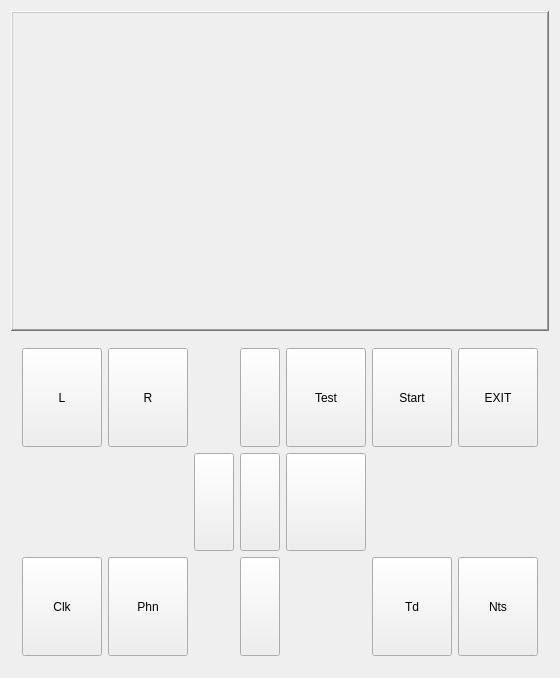
<?xml version="1.0" encoding="UTF-8"?>
<ui version="4.0">
 <class>MainWindow</class>
 <widget class="QMainWindow" name="MainWindow">
  <property name="geometry">
   <rect>
    <x>0</x>
    <y>0</y>
    <width>525</width>
    <height>678</height>
   </rect>
  </property>
  <property name="sizePolicy">
   <sizepolicy hsizetype="MinimumExpanding" vsizetype="MinimumExpanding">
    <horstretch>0</horstretch>
    <verstretch>0</verstretch>
   </sizepolicy>
  </property>
  <property name="windowTitle">
   <string>MainWindow</string>
  </property>
  <widget class="QWidget" name="centralWidget">
   <property name="sizePolicy">
    <sizepolicy hsizetype="Preferred" vsizetype="Preferred">
     <horstretch>0</horstretch>
     <verstretch>0</verstretch>
    </sizepolicy>
   </property>
   <layout class="QGridLayout" name="gridLayout_4">
    <item row="0" column="0">
     <widget class="TouchScreen" name="display">
      <property name="sizePolicy">
       <sizepolicy hsizetype="Preferred" vsizetype="Preferred">
        <horstretch>0</horstretch>
        <verstretch>0</verstretch>
       </sizepolicy>
      </property>
      <property name="minimumSize">
       <size>
        <width>320</width>
        <height>320</height>
       </size>
      </property>
      <property name="sizeIncrement">
       <size>
        <width>0</width>
        <height>0</height>
       </size>
      </property>
      <property name="cursor">
       <cursorShape>CrossCursor</cursorShape>
      </property>
      <property name="frameShape">
       <enum>QFrame::WinPanel</enum>
      </property>
      <property name="frameShadow">
       <enum>QFrame::Raised</enum>
      </property>
      <property name="lineWidth">
       <number>1</number>
      </property>
      <property name="text">
       <string/>
      </property>
      <property name="scaledContents">
       <bool>false</bool>
      </property>
      <property name="alignment">
       <set>Qt::AlignCenter</set>
      </property>
     </widget>
    </item>
    <item row="1" column="0">
     <widget class="QStackedWidget" name="controlpanel">
      <property name="sizePolicy">
       <sizepolicy hsizetype="MinimumExpanding" vsizetype="MinimumExpanding">
        <horstretch>0</horstretch>
        <verstretch>0</verstretch>
       </sizepolicy>
      </property>
      <property name="minimumSize">
       <size>
        <width>0</width>
        <height>0</height>
       </size>
      </property>
      <property name="currentIndex">
       <number>0</number>
      </property>
      <widget class="QWidget" name="buttons">
       <layout class="QGridLayout" name="gridLayout">
        <item row="2" column="8">
         <widget class="QPushButton" name="todo">
          <property name="sizePolicy">
           <sizepolicy hsizetype="MinimumExpanding" vsizetype="MinimumExpanding">
            <horstretch>0</horstretch>
            <verstretch>0</verstretch>
           </sizepolicy>
          </property>
          <property name="minimumSize">
           <size>
            <width>0</width>
            <height>0</height>
           </size>
          </property>
          <property name="sizeIncrement">
           <size>
            <width>0</width>
            <height>0</height>
           </size>
          </property>
          <property name="text">
           <string>Td</string>
          </property>
          <property name="iconSize">
           <size>
            <width>30</width>
            <height>30</height>
           </size>
          </property>
          <property name="autoDefault">
           <bool>false</bool>
          </property>
          <property name="default">
           <bool>false</bool>
          </property>
          <property name="flat">
           <bool>false</bool>
          </property>
         </widget>
        </item>
        <item row="2" column="1">
         <widget class="QPushButton" name="phone">
          <property name="sizePolicy">
           <sizepolicy hsizetype="MinimumExpanding" vsizetype="MinimumExpanding">
            <horstretch>0</horstretch>
            <verstretch>0</verstretch>
           </sizepolicy>
          </property>
          <property name="text">
           <string>Phn</string>
          </property>
          <property name="iconSize">
           <size>
            <width>30</width>
            <height>30</height>
           </size>
          </property>
         </widget>
        </item>
        <item row="0" column="0">
         <widget class="QPushButton" name="mainleft">
          <property name="sizePolicy">
           <sizepolicy hsizetype="MinimumExpanding" vsizetype="MinimumExpanding">
            <horstretch>0</horstretch>
            <verstretch>0</verstretch>
           </sizepolicy>
          </property>
          <property name="text">
           <string>L</string>
          </property>
         </widget>
        </item>
        <item row="2" column="5">
         <widget class="QPushButton" name="down">
          <property name="sizePolicy">
           <sizepolicy hsizetype="MinimumExpanding" vsizetype="MinimumExpanding">
            <horstretch>0</horstretch>
            <verstretch>0</verstretch>
           </sizepolicy>
          </property>
          <property name="text">
           <string/>
          </property>
         </widget>
        </item>
        <item row="0" column="6">
         <widget class="QPushButton" name="runtest">
          <property name="sizePolicy">
           <sizepolicy hsizetype="MinimumExpanding" vsizetype="MinimumExpanding">
            <horstretch>0</horstretch>
            <verstretch>0</verstretch>
           </sizepolicy>
          </property>
          <property name="text">
           <string>Test</string>
          </property>
         </widget>
        </item>
        <item row="2" column="0">
         <widget class="QPushButton" name="clock">
          <property name="sizePolicy">
           <sizepolicy hsizetype="MinimumExpanding" vsizetype="MinimumExpanding">
            <horstretch>0</horstretch>
            <verstretch>0</verstretch>
           </sizepolicy>
          </property>
          <property name="text">
           <string>Clk</string>
          </property>
          <property name="iconSize">
           <size>
            <width>30</width>
            <height>30</height>
           </size>
          </property>
         </widget>
        </item>
        <item row="0" column="1">
         <widget class="QPushButton" name="mainright">
          <property name="sizePolicy">
           <sizepolicy hsizetype="MinimumExpanding" vsizetype="MinimumExpanding">
            <horstretch>0</horstretch>
            <verstretch>0</verstretch>
           </sizepolicy>
          </property>
          <property name="text">
           <string>R</string>
          </property>
         </widget>
        </item>
        <item row="1" column="6">
         <widget class="QPushButton" name="right">
          <property name="sizePolicy">
           <sizepolicy hsizetype="MinimumExpanding" vsizetype="MinimumExpanding">
            <horstretch>0</horstretch>
            <verstretch>0</verstretch>
           </sizepolicy>
          </property>
          <property name="text">
           <string/>
          </property>
         </widget>
        </item>
        <item row="0" column="5">
         <widget class="QPushButton" name="up">
          <property name="sizePolicy">
           <sizepolicy hsizetype="MinimumExpanding" vsizetype="MinimumExpanding">
            <horstretch>0</horstretch>
            <verstretch>0</verstretch>
           </sizepolicy>
          </property>
          <property name="text">
           <string/>
          </property>
         </widget>
        </item>
        <item row="0" column="8">
         <widget class="QPushButton" name="controlemulator">
          <property name="sizePolicy">
           <sizepolicy hsizetype="MinimumExpanding" vsizetype="MinimumExpanding">
            <horstretch>0</horstretch>
            <verstretch>0</verstretch>
           </sizepolicy>
          </property>
          <property name="text">
           <string>Start</string>
          </property>
         </widget>
        </item>
        <item row="1" column="5">
         <widget class="QPushButton" name="center">
          <property name="sizePolicy">
           <sizepolicy hsizetype="MinimumExpanding" vsizetype="MinimumExpanding">
            <horstretch>0</horstretch>
            <verstretch>0</verstretch>
           </sizepolicy>
          </property>
          <property name="text">
           <string/>
          </property>
         </widget>
        </item>
        <item row="2" column="9">
         <widget class="QPushButton" name="notes">
          <property name="sizePolicy">
           <sizepolicy hsizetype="MinimumExpanding" vsizetype="MinimumExpanding">
            <horstretch>0</horstretch>
            <verstretch>0</verstretch>
           </sizepolicy>
          </property>
          <property name="text">
           <string>Nts</string>
          </property>
          <property name="iconSize">
           <size>
            <width>30</width>
            <height>30</height>
           </size>
          </property>
         </widget>
        </item>
        <item row="1" column="4">
         <widget class="QPushButton" name="left">
          <property name="sizePolicy">
           <sizepolicy hsizetype="MinimumExpanding" vsizetype="MinimumExpanding">
            <horstretch>0</horstretch>
            <verstretch>0</verstretch>
           </sizepolicy>
          </property>
          <property name="text">
           <string/>
          </property>
         </widget>
        </item>
        <item row="0" column="9">
         <widget class="QPushButton" name="exitemulator">
          <property name="sizePolicy">
           <sizepolicy hsizetype="MinimumExpanding" vsizetype="MinimumExpanding">
            <horstretch>0</horstretch>
            <verstretch>0</verstretch>
           </sizepolicy>
          </property>
          <property name="text">
           <string>EXIT</string>
          </property>
         </widget>
        </item>
       </layout>
      </widget>
      <widget class="QWidget" name="misc">
       <layout class="QGridLayout" name="gridLayout_2">
        <item row="0" column="0" colspan="2">
         <widget class="QPushButton" name="keyboard">
          <property name="sizePolicy">
           <sizepolicy hsizetype="MinimumExpanding" vsizetype="MinimumExpanding">
            <horstretch>0</horstretch>
            <verstretch>0</verstretch>
           </sizepolicy>
          </property>
          <property name="text">
           <string>Show Keyboard For Mobile</string>
          </property>
         </widget>
        </item>
        <item row="1" column="0" colspan="2">
         <widget class="QPushButton" name="install">
          <property name="sizePolicy">
           <sizepolicy hsizetype="MinimumExpanding" vsizetype="MinimumExpanding">
            <horstretch>0</horstretch>
            <verstretch>0</verstretch>
           </sizepolicy>
          </property>
          <property name="text">
           <string>Install App or Database</string>
          </property>
         </widget>
        </item>
        <item row="4" column="0" colspan="2">
         <widget class="QPushButton" name="settings">
          <property name="sizePolicy">
           <sizepolicy hsizetype="MinimumExpanding" vsizetype="MinimumExpanding">
            <horstretch>0</horstretch>
            <verstretch>0</verstretch>
           </sizepolicy>
          </property>
          <property name="text">
           <string>Settings</string>
          </property>
         </widget>
        </item>
        <item row="2" column="1">
         <widget class="QPushButton" name="settingsright">
          <property name="sizePolicy">
           <sizepolicy hsizetype="MinimumExpanding" vsizetype="MinimumExpanding">
            <horstretch>0</horstretch>
            <verstretch>0</verstretch>
           </sizepolicy>
          </property>
          <property name="text">
           <string>R</string>
          </property>
         </widget>
        </item>
        <item row="2" column="0">
         <widget class="QPushButton" name="settingsleft">
          <property name="sizePolicy">
           <sizepolicy hsizetype="MinimumExpanding" vsizetype="MinimumExpanding">
            <horstretch>0</horstretch>
            <verstretch>0</verstretch>
           </sizepolicy>
          </property>
          <property name="text">
           <string>L</string>
          </property>
         </widget>
        </item>
       </layout>
      </widget>
      <widget class="QWidget" name="joystick">
       <layout class="QGridLayout" name="gridLayout_3">
        <item row="0" column="0">
         <widget class="QLabel" name="label">
          <property name="text">
           <string/>
          </property>
         </widget>
        </item>
        <item row="0" column="1">
         <widget class="QPushButton" name="joyleft">
          <property name="text">
           <string>L</string>
          </property>
         </widget>
        </item>
        <item row="0" column="2">
         <widget class="QPushButton" name="joyright">
          <property name="text">
           <string>R</string>
          </property>
         </widget>
        </item>
        <item row="1" column="2">
         <widget class="QPushButton" name="joybutton">
          <property name="text">
           <string>Center</string>
          </property>
         </widget>
        </item>
       </layout>
      </widget>
     </widget>
    </item>
   </layout>
  </widget>
 </widget>
 <layoutdefault spacing="6" margin="11"/>
 <customwidgets>
  <customwidget>
   <class>TouchScreen</class>
   <extends>QLabel</extends>
   <header location="global">touchscreen.h</header>
  </customwidget>
 </customwidgets>
 <resources/>
 <connections/>
</ui>
